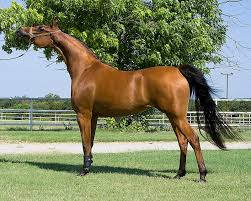
#> input picture adversarial_patch/images.jpeg, 251 x 201 px
$ jupyter execute --allow-errors adversarial_patch.ipynb   (shell and % lines are left out)
#> lines starting #> are read from the running program, lines starting #| are printed output that depends on the picture
<a href="https://colab.research.google.com/github/PranayLendave/Python_projects/blob/main/adversarial_patch.ipynb" target="_parent"></a>

[cell 1]
from google.colab import drive
drive.mount('/content/gdrive')

[cell 2]
banana ="/content/gdrive/MyDrive/yolov7/runs/test/download.jpg"

[cell 3]
from IPython.display import Image, display
# [7 lines of commented-out code are left out]
print("\n")
display(Image(filename="runs/detect/exp/images.jpeg"))

#> (a cell that did not finish here is left out)

[cell 5]
print(banana)

#> (a cell that did not finish here is left out)

[cell 7]
names= [ 'person', 'bicycle', 'car', 'motorcycle', 'airplane', 'bus', 'train', 'truck', 'boat', 'traffic light',
         'fire hydrant', 'stop sign', 'parking meter', 'bench', 'bird', 'cat', 'dog', 'horse', 'sheep', 'cow',
         'elephant', 'bear', 'zebra', 'giraffe', 'backpack', 'umbrella', 'handbag', 'tie', 'suitcase', 'frisbee',
         'skis', 'snowboard', 'sports ball', 'kite', 'baseball bat', 'baseball glove', 'skateboard', 'surfboard',
         'tennis racket', 'bottle', 'wine glass', 'cup', 'fork', 'knife', 'spoon', 'bowl', 'banana', 'apple',
         'sandwich', 'orange', 'broccoli', 'carrot', 'hot dog', 'pizza', 'donut', 'cake', 'chair', 'couch',
         'potted plant', 'bed', 'dining table', 'toilet', 'tv', 'laptop', 'mouse', 'remote', 'keyboard', 'cell phone',
         'microwave', 'oven', 'toaster', 'sink', 'refrigerator', 'book', 'clock', 'vase', 'scissors', 'teddy bear',
         'hair drier', 'toothbrush' ]

#> (the rest of this cell did not finish here and is left out)

[cell 8]
import glob
from IPython.display import Image, display

i = 0
limit = 10000 # max images to print
for imageName in glob.glob('/content/gdrive/MyDrive/yolov7/runs/detect/exp2/*.png'):
    #Assuming JPG
    if i < limit:
      display(Image(filename=imageName))
      print("\n")
    i = i + 1

[cell 9]
import cv2
from google.colab.patches import cv2_imshow

[cell 10]
%cd /content/sample_data

[cell 11]
import numpy as np
import cv2
import random


row=[]
image=[]
for i in range(0,100):
  if i%4==0:
    for j in range(0,100):
      if j%4==0:
        a=random.randrange(0,255)
        b=random.randrange(0,255)
        c=random.randrange(0,255)
      pixel=[a,b,c]
      row.append(pixel)

  else :
    row = image[i-1]
  image.append(row)
  row=[]


  # [6 lines of commented-out code are left out]

colour_image=np.array(image)
# print(colour_image)
cv2_imshow(colour_image)
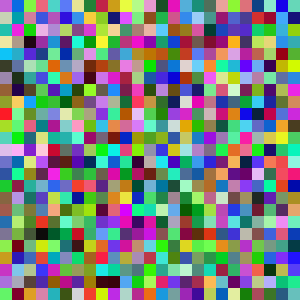
#> shown: shape (100, 100, 3) int64 (shown 3 times larger); mean B, G, R 126.3, 128.1, 120.4
cv2.imwrite('patch.jpg',colour_image)
# cv2_waitKey(0)
# cv2_destroyAllWindows()

# Patch Iamges Creation

[cell 12]
import cv2
# Load two images
temp1 = cv2.imread('1.jpg')
img2 = cv2.imread('2.png')
#> (the rest of this cell did not finish here and is left out)

[cell 13]
%cd /content/gdrive/MyDrive/yolov7

[cell 14]
#Jupyternotebook

[cell 15]
import cv2
import numpy as np
import matplotlib.pyplot as plt

[cell 16]
imagePath="images.jpeg"
img=cv2.imread(imagePath)
#> img is the input picture: shape (201, 251, 3); mean B, G, R 102.1, 134.1, 128.2
im_rgb = cv2.cvtColor(img, cv2.COLOR_BGR2RGB)
sizeConstant=0.

[cell 17]
print(np.shape(img)[1])
#| 251

[cell 18]
plt.imshow(im_rgb)
#> (this line was passed over: IPython is not available in this run)
plt.show()

[cell 19]
# img_1=cv2.resize(im_rgb,(round(np.shape(img)[1]*sizeConstant),round(np.shape(img)[0]*sizeConstant)))
img_1=cv2.resize(im_rgb,(64,64))
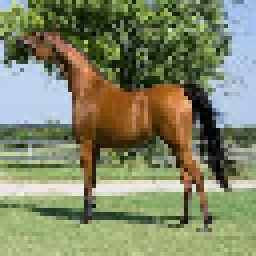
#> img_1: shape (64, 64, 3) (shown 4 times larger); mean R, G, B 128, 133.9, 101.9
plt.imshow(img_1)
#> (this line was passed over: IPython is not available in this run)

[cell 20]
print(np.shape(img_1))
#| (64, 64, 3)

[cell 21]
im_rgb = cv2.cvtColor(img_1, cv2.COLOR_BGR2RGB)
#> im_rgb: shape (64, 64, 3)
cv2.imwrite("im_rgb.jpeg",im_rgb)
#> Out = True
